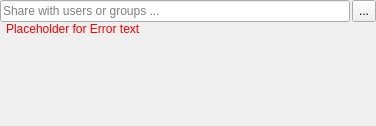
<?xml version="1.0" encoding="UTF-8"?>
<ui version="4.0">
 <class>OCC::ShareUserGroupWidget</class>
 <widget class="QWidget" name="OCC::ShareUserGroupWidget">
  <property name="geometry">
   <rect>
    <x>0</x>
    <y>0</y>
    <width>376</width>
    <height>126</height>
   </rect>
  </property>
  <property name="sizePolicy">
   <sizepolicy hsizetype="MinimumExpanding" vsizetype="Minimum">
    <horstretch>0</horstretch>
    <verstretch>0</verstretch>
   </sizepolicy>
  </property>
  <property name="minimumSize">
   <size>
    <width>375</width>
    <height>0</height>
   </size>
  </property>
  <property name="windowTitle">
   <string>Share NewDocument.odt</string>
  </property>
  <layout class="QVBoxLayout" name="verticalLayout">
   <property name="spacing">
    <number>0</number>
   </property>
   <property name="sizeConstraint">
    <enum>QLayout::SetMinimumSize</enum>
   </property>
   <property name="leftMargin">
    <number>0</number>
   </property>
   <property name="topMargin">
    <number>0</number>
   </property>
   <property name="rightMargin">
    <number>0</number>
   </property>
   <property name="bottomMargin">
    <number>0</number>
   </property>
   <item>
    <layout class="QHBoxLayout" name="shareeHorizontalLayout" stretch="1,1">
     <property name="spacing">
      <number>2</number>
     </property>
     <property name="sizeConstraint">
      <enum>QLayout::SetMinimumSize</enum>
     </property>
     <item>
      <widget class="QLineEdit" name="shareeLineEdit">
       <property name="sizePolicy">
        <sizepolicy hsizetype="Minimum" vsizetype="Minimum">
         <horstretch>0</horstretch>
         <verstretch>0</verstretch>
        </sizepolicy>
       </property>
       <property name="minimumSize">
        <size>
         <width>348</width>
         <height>0</height>
        </size>
       </property>
       <property name="placeholderText">
        <string>Share with users or groups ...</string>
       </property>
      </widget>
     </item>
     <item>
      <widget class="QToolButton" name="permissionToolButton">
       <property name="sizePolicy">
        <sizepolicy hsizetype="Maximum" vsizetype="Minimum">
         <horstretch>0</horstretch>
         <verstretch>0</verstretch>
        </sizepolicy>
       </property>
       <property name="minimumSize">
        <size>
         <width>0</width>
         <height>0</height>
        </size>
       </property>
       <property name="text">
        <string>...</string>
       </property>
       <property name="toolButtonStyle">
        <enum>Qt::ToolButtonTextOnly</enum>
       </property>
       <property name="arrowType">
        <enum>Qt::DownArrow</enum>
       </property>
      </widget>
     </item>
    </layout>
   </item>
   <item>
    <widget class="QLabel" name="errorLabel">
     <property name="sizePolicy">
      <sizepolicy hsizetype="Minimum" vsizetype="Preferred">
       <horstretch>0</horstretch>
       <verstretch>0</verstretch>
      </sizepolicy>
     </property>
     <property name="palette">
      <palette>
       <active>
        <colorrole role="WindowText">
         <brush brushstyle="SolidPattern">
          <color alpha="255">
           <red>255</red>
           <green>0</green>
           <blue>0</blue>
          </color>
         </brush>
        </colorrole>
       </active>
       <inactive>
        <colorrole role="WindowText">
         <brush brushstyle="SolidPattern">
          <color alpha="255">
           <red>255</red>
           <green>0</green>
           <blue>0</blue>
          </color>
         </brush>
        </colorrole>
       </inactive>
       <disabled>
        <colorrole role="WindowText">
         <brush brushstyle="SolidPattern">
          <color alpha="255">
           <red>123</red>
           <green>121</green>
           <blue>134</blue>
          </color>
         </brush>
        </colorrole>
       </disabled>
      </palette>
     </property>
     <property name="text">
      <string notr="true">Placeholder for Error text</string>
     </property>
     <property name="textFormat">
      <enum>Qt::PlainText</enum>
     </property>
     <property name="wordWrap">
      <bool>true</bool>
     </property>
     <property name="margin">
      <number>6</number>
     </property>
     <property name="indent">
      <number>6</number>
     </property>
    </widget>
   </item>
   <item>
    <widget class="QScrollArea" name="scrollArea">
     <property name="sizePolicy">
      <sizepolicy hsizetype="Minimum" vsizetype="MinimumExpanding">
       <horstretch>0</horstretch>
       <verstretch>0</verstretch>
      </sizepolicy>
     </property>
     <property name="minimumSize">
      <size>
       <width>375</width>
       <height>0</height>
      </size>
     </property>
     <property name="frameShape">
      <enum>QFrame::NoFrame</enum>
     </property>
     <property name="frameShadow">
      <enum>QFrame::Plain</enum>
     </property>
     <property name="lineWidth">
      <number>0</number>
     </property>
     <property name="horizontalScrollBarPolicy">
      <enum>Qt::ScrollBarAlwaysOff</enum>
     </property>
     <property name="sizeAdjustPolicy">
      <enum>QAbstractScrollArea::AdjustToContents</enum>
     </property>
     <property name="widgetResizable">
      <bool>true</bool>
     </property>
     <property name="alignment">
      <set>Qt::AlignCenter</set>
     </property>
     <widget class="QWidget" name="scrollAreaWidgetContents">
      <property name="geometry">
       <rect>
        <x>0</x>
        <y>0</y>
        <width>378</width>
        <height>68</height>
       </rect>
      </property>
      <property name="sizePolicy">
       <sizepolicy hsizetype="Minimum" vsizetype="Minimum">
        <horstretch>0</horstretch>
        <verstretch>0</verstretch>
       </sizepolicy>
      </property>
      <property name="minimumSize">
       <size>
        <width>378</width>
        <height>0</height>
       </size>
      </property>
      <layout class="QVBoxLayout" name="verticalLayout_3">
       <property name="sizeConstraint">
        <enum>QLayout::SetMinimumSize</enum>
       </property>
       <property name="leftMargin">
        <number>6</number>
       </property>
       <property name="topMargin">
        <number>6</number>
       </property>
       <property name="rightMargin">
        <number>6</number>
       </property>
       <property name="bottomMargin">
        <number>6</number>
       </property>
      </layout>
     </widget>
    </widget>
   </item>
  </layout>
 </widget>
 <layoutdefault spacing="6" margin="11"/>
 <resources/>
 <connections/>
</ui>
